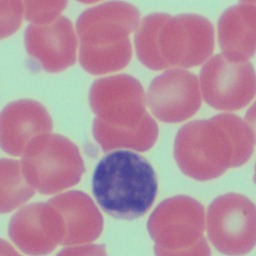
#> input picture blood.jpeg, 256 x 256 px
$ python detection.py   (older library calls are emulated)
#> lines starting #> are read from the running program, lines starting #| are printed output that depends on the picture; after the words box and inside, x2 and y2 are one past the last pixel; in counts of white or black regions, pixels touching at a corner belong together
import cv2
import numpy as np
import matplotlib.pyplot as plt

img = cv2.imread("blood.jpeg")
#> img is the input picture: shape (256, 256, 3); mean B, G, R 157.8, 144, 178.6
img_gray = cv2.cvtColor(img, cv2.COLOR_BGR2GRAY)
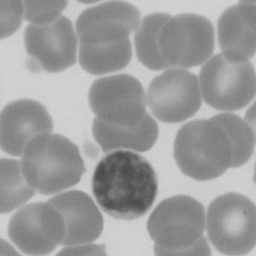
#> img_gray: shape (256, 256); min 75, max 210, mean 155.9

# Aplicar filtro de Sobel para detectar bordes
grad_x = cv2.Sobel(img_gray, cv2.CV_64F, 1, 0, ksize=3)
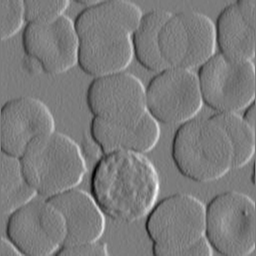
#> grad_x: shape (256, 256) float64; min -209, max 219, mean -0.2; drawn with min black and max white
grad_y = cv2.Sobel(img_gray, cv2.CV_64F, 0, 1, ksize=3)
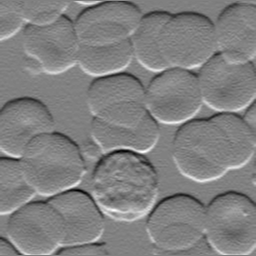
#> grad_y: shape (256, 256) float64; min -173, max 169, mean -0.3; drawn with min black and max white

mag = cv2.magnitude(grad_x, grad_y)
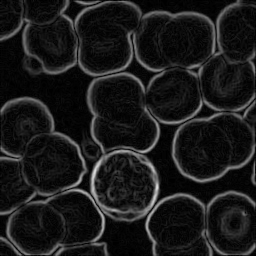
#> mag: shape (256, 256) float64; min 0, max 219, mean 26.8
mag = cv2.normalize(mag, None, 0, 255, cv2.NORM_MINMAX).astype(np.uint8)

mag_rgb = cv2.cvtColor(mag, cv2.COLOR_GRAY2RGB)

_, mask = cv2.threshold(mag, 50, 255, cv2.THRESH_BINARY)
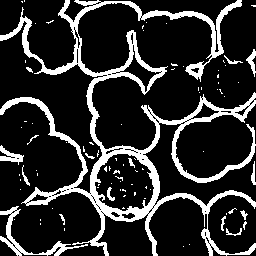
#> mask: shape (256, 256); 17.8% white; 87 white regions (71 under 20 px), largest, box (x1, y1, x2, y2) and area: (0, 0, 256, 256) 9986, (0, 206, 88, 256) 648, (0, 145, 24, 165) 200

# Kernel con forma de elipse
kernel = cv2.getStructuringElement(cv2.MORPH_ELLIPSE, (3, 3))
# Operacion morfologica para erosionar y luego dilatar (Eliminar ruido)
mask = cv2.morphologyEx(mask, cv2.MORPH_OPEN, kernel, iterations=2)
#> mask: shape (256, 256); 12.7% white; 46 white regions (7 under 20 px), largest, box (x1, y1, x2, y2) and area: (76, 132, 256, 224) 2187, (0, 97, 81, 152) 579, (171, 145, 255, 183) 499
# Operacion morfologica para dilatar y luego erosionar (Rellenar huecos negros)
mask = cv2.morphologyEx(mask, cv2.MORPH_CLOSE, kernel, iterations=2)
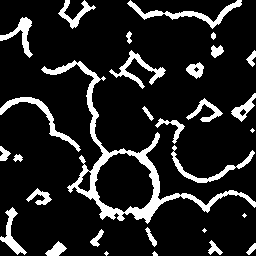
#> mask: shape (256, 256); 13.4% white; 30 white regions (5 under 20 px), largest, box (x1, y1, x2, y2) and area: (41, 60, 256, 224) 3195, (127, 0, 242, 29) 681, (0, 97, 81, 152) 590

# Desenfoque para eliminar ruido
gray_blurred = cv2.medianBlur(img_gray, 5)

circles = cv2.HoughCircles(gray_blurred, cv2.HOUGH_GRADIENT, dp = 1.2, minDist=25, param1=50, param2=21, minRadius=20, maxRadius=55)
#> circles = 18 rows, first 8: [124.2, 184.2, 33.08], [52.2, 163.8, 30.2], [51, 42.6, 29.6], [173.4, 95.4, 26.36], [37.8, 228.6, 26], [205.8, 148.2, 33.08], [232.2, 223.8, 31.28], [114.6, 41.4, 41]

if circles is not None:
  circles = np.uint16(np.around(circles))
#> circles = 18 rows, first 8: [124, 184, 33], [52, 164, 30], [51, 43, 30], [173, 95, 26], [38, 229, 26], [206, 148, 33], [232, 224, 31], [115, 41, 41]
  for i in circles[0, :]:
      # Dibuja el contorno del círculo en rojo
      cv2.circle(img, (i[0], i[1]), i[2], (0, 0, 255), 2)
      cv2.circle(img, (i[0], i[1]), 2, (0, 255, 0), 3)
#> this loop made 18 passes
#> i on passes 1 to 12: [124, 184, 33], [52, 164, 30], [51, 43, 30], [173, 95, 26], [38, 229, 26], [206, 148, 33], [232, 224, 31], [115, 41, 41], [226, 80, 31], [116, 98, 27], [125, 127, 33], [73, 214, 33]
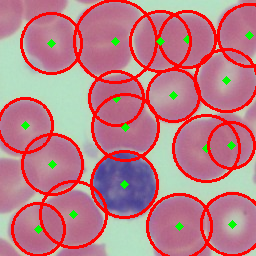
#> img: shape (256, 256, 3); 15.19% of pixels changed, all inside (x1, y1, x2, y2) = (0, 0, 256, 256)

  num_circles = len(circles[0])
#> num_circles = 18
else:
  num_circles = 0

print(f'Células detectadas: {num_circles}')
#| Células detectadas: 18

img = cv2.cvtColor(img, cv2.COLOR_BGR2RGB)

fig, axs = plt.subplots(2, 3, figsize=(10, 8))
axs[0, 0].imshow(grad_x, cmap='gray')
axs[0, 0].set_title("Gradiente X")
axs[0, 0].axis("off")

axs[0, 1].imshow(grad_y, cmap='gray')
axs[0, 1].set_title("Gradiente Y")
axs[0, 1].axis("off")

axs[0, 2].imshow(mag, cmap='gray')
axs[0, 2].set_title("Magnitud")
axs[0, 2].axis("off")

axs[1, 0].imshow(mask, cmap='gray')
axs[1, 0].set_title("Threshold")
axs[1, 0].axis("off")

axs[1, 1].imshow(gray_blurred, cmap='gray')
axs[1, 1].set_title("Blurred")
axs[1, 1].axis("off")

axs[1, 2].imshow(img)
axs[1, 2].set_title("Circles")
axs[1, 2].axis("off")

plt.tight_layout()
plt.show()
